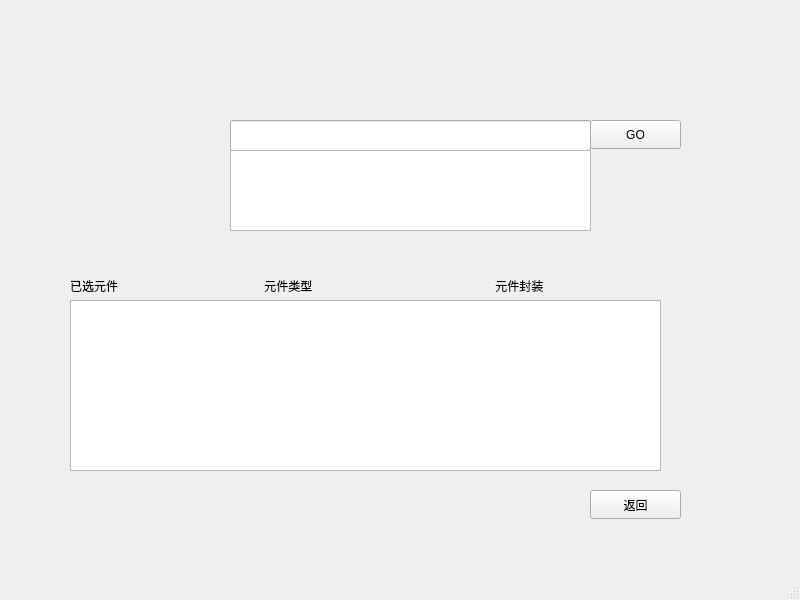
<?xml version="1.0" encoding="UTF-8"?>
<ui version="4.0">
 <class>page3</class>
 <widget class="QMainWindow" name="page3">
  <property name="geometry">
   <rect>
    <x>0</x>
    <y>0</y>
    <width>800</width>
    <height>600</height>
   </rect>
  </property>
  <property name="windowTitle">
   <string>MainWindow</string>
  </property>
  <widget class="QWidget" name="centralwidget">
   <widget class="QPushButton" name="pushButton">
    <property name="geometry">
     <rect>
      <x>590</x>
      <y>120</y>
      <width>91</width>
      <height>29</height>
     </rect>
    </property>
    <property name="text">
     <string>GO</string>
    </property>
   </widget>
   <widget class="QPushButton" name="pushButton_2">
    <property name="geometry">
     <rect>
      <x>590</x>
      <y>490</y>
      <width>91</width>
      <height>29</height>
     </rect>
    </property>
    <property name="text">
     <string>返回</string>
    </property>
   </widget>
   <widget class="QLabel" name="label">
    <property name="geometry">
     <rect>
      <x>30</x>
      <y>70</y>
      <width>141</width>
      <height>151</height>
     </rect>
    </property>
    <property name="styleSheet">
     <string notr="true">image: url(:/new/prefix1/New/1.jpg);</string>
    </property>
    <property name="text">
     <string/>
    </property>
   </widget>
   <widget class="QLineEdit" name="lineEdit">
    <property name="geometry">
     <rect>
      <x>230</x>
      <y>120</y>
      <width>361</width>
      <height>31</height>
     </rect>
    </property>
   </widget>
   <widget class="QListWidget" name="listWidget">
    <property name="geometry">
     <rect>
      <x>230</x>
      <y>150</y>
      <width>361</width>
      <height>81</height>
     </rect>
    </property>
   </widget>
   <widget class="QLabel" name="label_2">
    <property name="geometry">
     <rect>
      <x>70</x>
      <y>270</y>
      <width>601</width>
      <height>31</height>
     </rect>
    </property>
    <property name="text">
     <string>已选元件                                            元件类型                                                       元件封装</string>
    </property>
   </widget>
   <widget class="QListWidget" name="listWidget_2">
    <property name="geometry">
     <rect>
      <x>70</x>
      <y>300</y>
      <width>591</width>
      <height>171</height>
     </rect>
    </property>
   </widget>
  </widget>
  <widget class="QMenuBar" name="menubar">
   <property name="geometry">
    <rect>
     <x>0</x>
     <y>0</y>
     <width>800</width>
     <height>26</height>
    </rect>
   </property>
  </widget>
  <widget class="QStatusBar" name="statusbar"/>
 </widget>
 <resources/>
 <connections/>
</ui>
